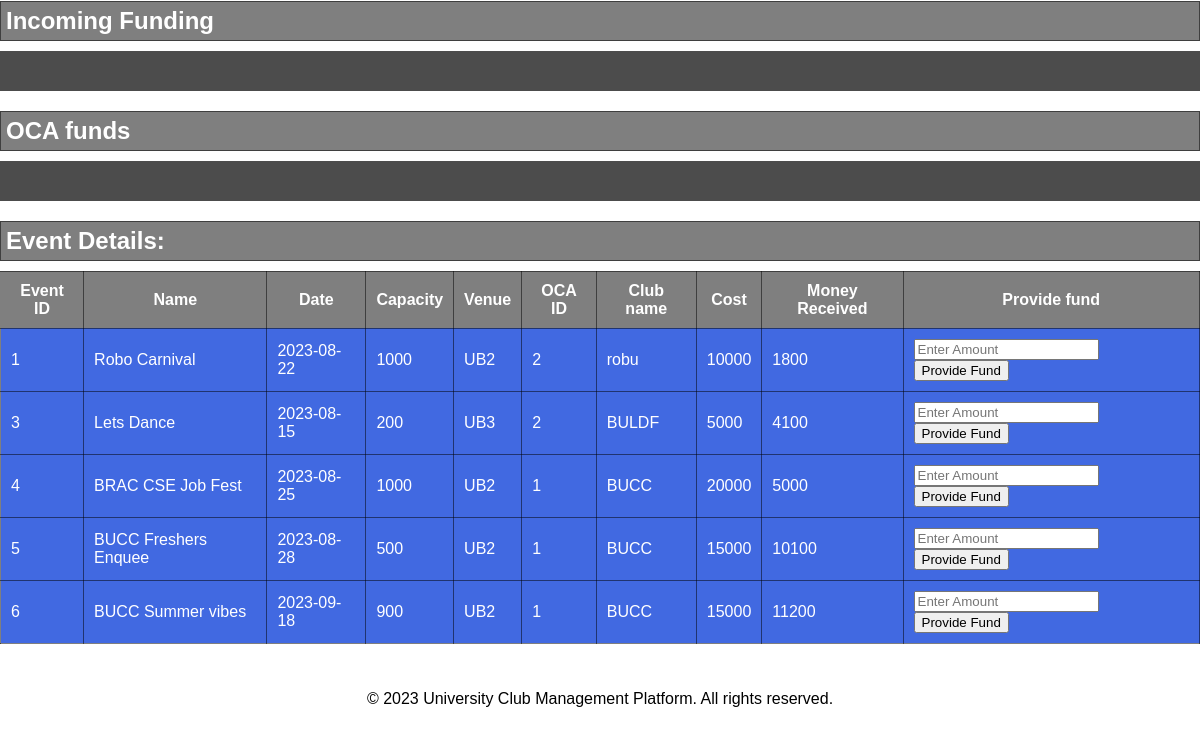
The app's page /advisorview.php (lower part), older data.
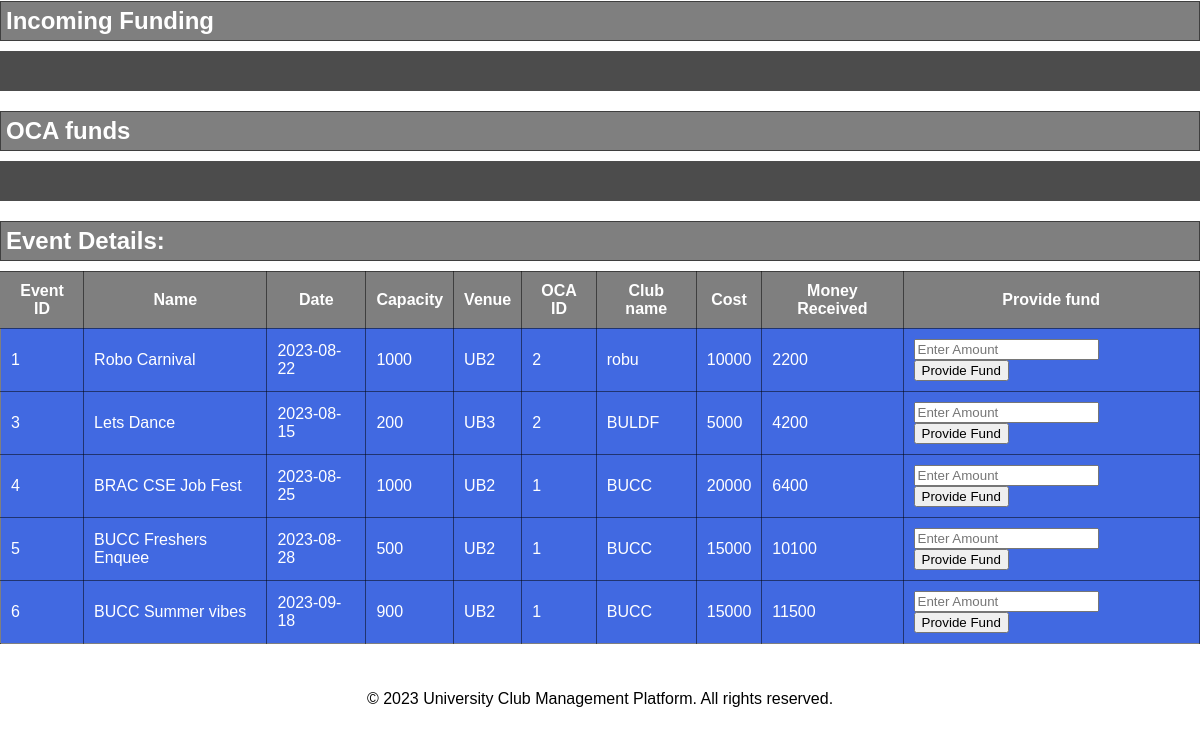
The same page, newer data.
### tables this page shows
CREATE TABLE `event` (
  `event_id` int(100) NOT NULL,
  `name` varchar(100) NOT NULL,
  `cost` int(100) NOT NULL,
  `date` date NOT NULL,
  `capacity` int(100) NOT NULL,
  `vanue` varchar(100) NOT NULL,
  `oca_id` int(100) NOT NULL,
  `club_name` varchar(100) NOT NULL,
  `money_received` int(11) NOT NULL
);

### advisorview.php (the view, shortened to what this page needs)
<?php
require_once("dbconnect.php");
?>
<!DOCTYPE html>
<html lang="en">
<head>
    <link rel="stylesheet" type="text/css" href="css/advisorview.css">
</head>
<body background="img/bracubackground.jpg">
    <div class="funding-requests">
    <h2 class="section-heading">Incoming Funding </h2>
    <div class="incoming-requests">
    </div>
</div>
<h2 class="section-heading">OCA funds </h2>
<div class="incoming-requests">
</div>
<div class="search-event">
        <h2 class="section-heading">Event Details:</h2>
        <div class="event-table">
        <table>
    <tr>
        <th>Event ID</th>
        <th>Name</th>
        <th>Date</th>
        <th>Capacity</th>
        <th>Venue</th>
        <th>OCA ID</th>
        <th>Club name</th>
        <th>Cost</th>
        <th>Money Received</th>
        <th>Provide fund</th>
    </tr>
    <?php
    $sql = "SELECT * FROM event";
    $result = mysqli_query($conn, $sql);
    if(mysqli_num_rows($result) > 0){
        while($row = mysqli_fetch_array($result)){
    ?>
    <tr>
        <td><?php echo $row[0]; ?></td>
        <td><?php echo $row[1]; ?></td>
        <td><?php echo $row[3]; ?></td>
        <td><?php echo $row[4]; ?></td>
        <td><?php echo $row[5]; ?></td>
        <td><?php echo $row[6]; ?></td>
        <td><?php echo $row[7]; ?></td>
        <td><?php echo $row[2]; ?></td>
        <td><?php echo $row[8]; ?></td>
        <td>
            <form action="" method="post">
                <input type="number" name="fundAmount" placeholder="Enter Amount" required>
                <button class="provide-fund" name="provide_fund">Provide Fund</button>
            </form>
        </td>
    </tr>
    <?php
        }
    }
    ?>
</table>
        </div>
    </div>
<div class="footer">
    <p>&copy; 2023 University Club Management Platform. All rights reserved.</p>
  </div>
</body>
</html>

### css/advisorview.css (style rules this page uses)
body { font-family: Arial, sans-serif; margin: 0; padding: 0; background-size: cover; background-position: center; background-repeat: no-repeat; }
.section-heading { border: 1px solid rgba(0, 0, 0, 0.5); padding: 5px; background-color: rgba(0, 0, 0, 0.5); color: white; margin-bottom: 10px; }
.incoming-requests { background-color: rgba(0, 0, 0, 0.7); padding: 20px; color: white; }
table { width: 100%; border-collapse: collapse; }
th, td { border: 1px solid rgba(0, 0, 0, 0.5); padding: 10px; background-color: #4169E1; color: white; }
th { background-color: rgba(0, 0, 0, 0.5); color: white; }

### advisorview.php (style rules this page uses)
.footer { text-align: center; margin-top: 20px; padding: 10px; background-color: rgba(0, 0, 0, 0); }

Row changes from the older to the newer data that the page shows:
changed event "Robo Carnival": money_received "1800" → "2200"
changed event "Lets Dance": money_received "4100" → "4200"
changed event "BRAC CSE Job Fest": money_received "5000" → "6400"
changed event "BUCC Summer vibes": money_received "11200" → "11500"
